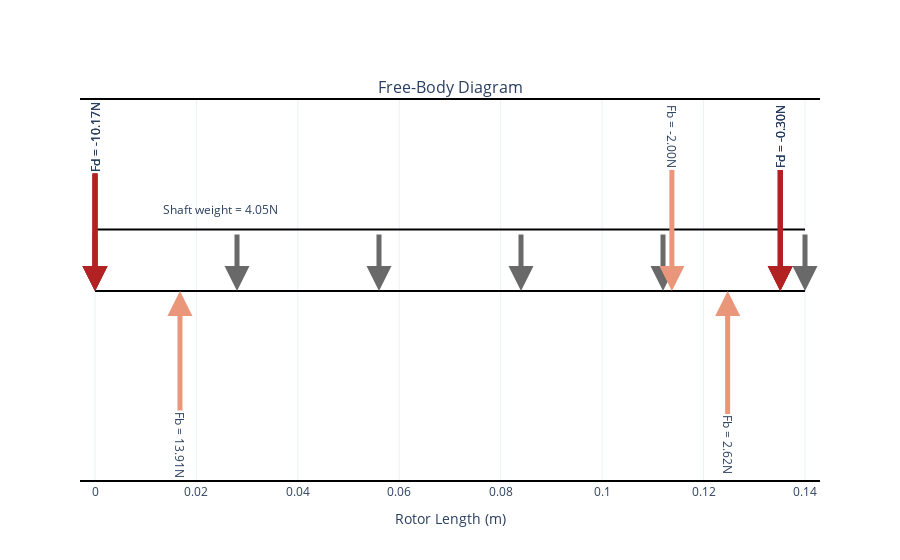

The cell this chart's notebook holds for it:
### Markdown cell above
#### 4.2.1 - Free Body Diagram

### Code cell
static.plot_free_body_diagram()

### Figure 1 — Plotly figure (JSON) as saved in the notebook; plotly's stock layout.template omitted (floating-point values rounded to 4 significant figures)
{"data": [{"hoverinfo": "none", "line": {"color": "black"}, "mode": "lines", "showlegend": false, "type": "scatter", "x": [0.0, 0.01675, 0.02725, 0.07025, 0.09225, 0.09625, 0.1003, 0.1083, 0.1138, 0.1193, 0.1248, 0.1303, 0.1351, 0.14], "xaxis": "x", "y": [0.0, 0.0, 0.0, 0.0, 0.0, 0.0, 0.0, 0.0, 0.0, 0.0, 0.0, 0.0, 0.0, 0.0], "yaxis": "y"}, {"hoverinfo": "none", "line": {"color": "black"}, "mode": "lines", "showlegend": false, "type": "scatter", "x": [0.0, 0.01675, 0.02725, 0.07025, 0.09225, 0.09625, 0.1003, 0.1083, 0.1138, 0.1193, 0.1248, 0.1303, 0.1351, 0.14], "xaxis": "x", "y": [5, 5, 5, 5, 5, 5, 5, 5, 5, 5, 5, 5, 5, 5], "yaxis": "y"}], "layout": {"annotations": [{"font": {"size": 16}, "showarrow": false, "text": "Free-Body Diagram", "x": 0.5, "xanchor": "center", "xref": "paper", "y": 1, "yanchor": "bottom", "yref": "paper"}, {"arrowcolor": "DimGray", "arrowhead": 2, "arrowsize": 1, "arrowwidth": 5, "ax": 0, "axref": "x", "ay": 5.4, "ayref": "y", "showarrow": true, "x": 0, "xref": "x", "y": 0, "yref": "y"}, {"arrowcolor": "DimGray", "arrowhead": 2, "arrowsize": 1, "arrowwidth": 5, "ax": 0.028, "axref": "x", "ay": 5.4, "ayref": "y", "showarrow": true, "x": 0.028, "xref": "x", "y": 0, "yref": "y"}, {"arrowcolor": "DimGray", "arrowhead": 2, "arrowsize": 1, "arrowwidth": 5, "ax": 0.056, "axref": "x", "ay": 5.4, "ayref": "y", "showarrow": true, "x": 0.056, "xref": "x", "y": 0, "yref": "y"}, {"arrowcolor": "DimGray", "arrowhead": 2, "arrowsize": 1, "arrowwidth": 5, "ax": 0.084, "axref": "x", "ay": 5.4, "ayref": "y", "showarrow": true, "x": 0.084, "xref": "x", "y": 0, "yref": "y"}, {"arrowcolor": "DimGray", "arrowhead": 2, "arrowsize": 1, "arrowwidth": 5, "ax": 0.112, "axref": "x", "ay": 5.4, "ayref": "y", "showarrow": true, "x": 0.112, "xref": "x", "y": 0, "yref": "y"}, {"arrowcolor": "DimGray", "arrowhead": 2, "arrowsize": 1, "arrowwidth": 5, "ax": 0.14, "axref": "x", "ay": 5.4, "ayref": "y", "showarrow": true, "x": 0.14, "xref": "x", "y": 0, "yref": "y"}, {"align": "right", "showarrow": false, "text": "Shaft weight = 4.05N", "x": 0, "xref": "x", "xshift": 125, "y": 5, "yref": "y", "yshift": 20}, {"arrowcolor": "DarkSalmon", "arrowhead": 2, "arrowsize": 1, "arrowwidth": 5, "ax": 0.01675, "axref": "x", "ay": -12.5, "ayref": "y", "showarrow": true, "text": "Fb = 13.91N", "textangle": 90, "x": 0.01675, "xref": "x", "y": 0, "yref": "y"}, {"arrowcolor": "FireBrick", "arrowhead": 2, "arrowsize": 1, "arrowwidth": 5, "ax": 0, "axref": "x", "ay": 12.5, "ayref": "y", "showarrow": true, "text": "Fd = -10.17N", "textangle": -90, "x": 0, "xref": "x", "y": 0, "yref": "y"}, {"arrowcolor": "FireBrick", "arrowhead": 2, "arrowsize": 1, "arrowwidth": 5, "ax": 0.1351, "axref": "x", "ay": 12.5, "ayref": "y", "showarrow": true, "text": "Fd = -0.30N", "textangle": -90, "x": 0.1351, "xref": "x", "y": 0, "yref": "y"}, {"arrowcolor": "DarkSalmon", "arrowhead": 2, "arrowsize": 1, "arrowwidth": 5, "ax": 0.1138, "axref": "x", "ay": 12.5, "ayref": "y", "showarrow": true, "text": "Fb = -2.00N", "textangle": 90, "x": 0.1138, "xref": "x", "y": 0, "yref": "y"}, {"arrowcolor": "FireBrick", "arrowhead": 2, "arrowsize": 1, "arrowwidth": 5, "ax": 0, "axref": "x", "ay": 12.5, "ayref": "y", "showarrow": true, "text": "Fd = -10.17N", "textangle": -90, "x": 0, "xref": "x", "y": 0, "yref": "y"}, {"arrowcolor": "FireBrick", "arrowhead": 2, "arrowsize": 1, "arrowwidth": 5, "ax": 0.1351, "axref": "x", "ay": 12.5, "ayref": "y", "showarrow": true, "text": "Fd = -0.30N", "textangle": -90, "x": 0.1351, "xref": "x", "y": 0, "yref": "y"}, {"arrowcolor": "DarkSalmon", "arrowhead": 2, "arrowsize": 1, "arrowwidth": 5, "ax": 0.1248, "axref": "x", "ay": -12.5, "ayref": "y", "showarrow": true, "text": "Fb = 2.62N", "textangle": 90, "x": 0.1248, "xref": "x", "y": 0, "yref": "y"}, {"arrowcolor": "FireBrick", "arrowhead": 2, "arrowsize": 1, "arrowwidth": 5, "ax": 0, "axref": "x", "ay": 12.5, "ayref": "y", "showarrow": true, "text": "Fd = -10.17N", "textangle": -90, "x": 0, "xref": "x", "y": 0, "yref": "y"}, {"arrowcolor": "FireBrick", "arrowhead": 2, "arrowsize": 1, "arrowwidth": 5, "ax": 0.1351, "axref": "x", "ay": 12.5, "ayref": "y", "showarrow": true, "text": "Fd = -0.30N", "textangle": -90, "x": 0.1351, "xref": "x", "y": 0, "yref": "y"}], "xaxis": {"anchor": "y", "domain": [0, 1], "title": {"text": "Rotor Length (m)"}}, "yaxis": {"anchor": "x", "domain": [0, 1], "gridcolor": "lightgray", "showline": false, "visible": false}}}
